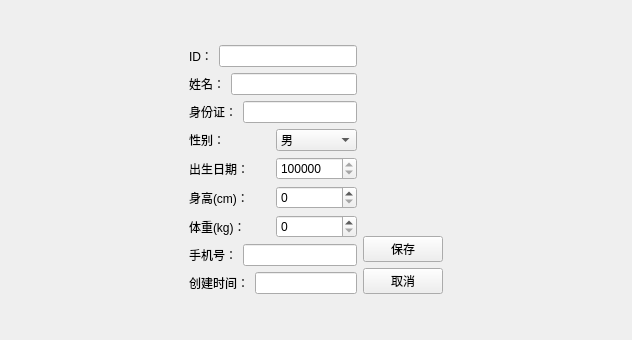
<?xml version="1.0" encoding="UTF-8"?>
<ui version="4.0">
 <class>PatientEditView</class>
 <widget class="QWidget" name="PatientEditView">
  <property name="geometry">
   <rect>
    <x>0</x>
    <y>0</y>
    <width>632</width>
    <height>340</height>
   </rect>
  </property>
  <property name="windowTitle">
   <string>编辑患者信息</string>
  </property>
  <layout class="QVBoxLayout" name="verticalLayout_4">
   <item>
    <spacer name="verticalSpacer_3">
     <property name="orientation">
      <enum>Qt::Orientation::Vertical</enum>
     </property>
     <property name="sizeHint" stdset="0">
      <size>
       <width>20</width>
       <height>56</height>
      </size>
     </property>
    </spacer>
   </item>
   <item>
    <layout class="QHBoxLayout" name="horizontalLayout_10">
     <item>
      <spacer name="horizontalSpacer">
       <property name="orientation">
        <enum>Qt::Orientation::Horizontal</enum>
       </property>
       <property name="sizeType">
        <enum>QSizePolicy::Policy::Fixed</enum>
       </property>
       <property name="sizeHint" stdset="0">
        <size>
         <width>178</width>
         <height>20</height>
        </size>
       </property>
      </spacer>
     </item>
     <item>
      <layout class="QHBoxLayout" name="horizontalLayout_8">
       <item>
        <layout class="QVBoxLayout" name="verticalLayout_2">
         <item>
          <layout class="QHBoxLayout" name="horizontalLayout">
           <item>
            <widget class="QLabel" name="label">
             <property name="text">
              <string>ID：</string>
             </property>
            </widget>
           </item>
           <item>
            <widget class="QLineEdit" name="dbEditID"/>
           </item>
          </layout>
         </item>
         <item>
          <layout class="QHBoxLayout" name="horizontalLayout_2">
           <item>
            <widget class="QLabel" name="label_3">
             <property name="text">
              <string>姓名：</string>
             </property>
            </widget>
           </item>
           <item>
            <widget class="QLineEdit" name="dbEditName"/>
           </item>
          </layout>
         </item>
         <item>
          <layout class="QHBoxLayout" name="horizontalLayout_3">
           <item>
            <widget class="QLabel" name="label_2">
             <property name="text">
              <string>身份证：</string>
             </property>
            </widget>
           </item>
           <item>
            <widget class="QLineEdit" name="dbEditIDCard"/>
           </item>
          </layout>
         </item>
         <item>
          <layout class="QHBoxLayout" name="horizontalLayout_9">
           <item>
            <widget class="QLabel" name="label_8">
             <property name="text">
              <string>性别：</string>
             </property>
            </widget>
           </item>
           <item>
            <widget class="QComboBox" name="dbEditSex">
             <item>
              <property name="text">
               <string>男</string>
              </property>
             </item>
             <item>
              <property name="text">
               <string>女</string>
              </property>
             </item>
            </widget>
           </item>
          </layout>
         </item>
         <item>
          <layout class="QHBoxLayout" name="horizontalLayout_4">
           <item>
            <widget class="QLabel" name="label_5">
             <property name="text">
              <string>出生日期：</string>
             </property>
            </widget>
           </item>
           <item>
            <widget class="QSpinBox" name="dbEditDOB">
             <property name="minimum">
              <number>20000000</number>
             </property>
             <property name="maximum">
              <number>30000000</number>
             </property>
             <property name="value">
              <number>20000000</number>
             </property>
            </widget>
           </item>
          </layout>
         </item>
         <item>
          <layout class="QHBoxLayout" name="horizontalLayout_5">
           <item>
            <widget class="QLabel" name="label_6">
             <property name="text">
              <string>身高(cm)：</string>
             </property>
            </widget>
           </item>
           <item>
            <widget class="QSpinBox" name="dbEditHeight">
             <property name="maximum">
              <number>300</number>
             </property>
            </widget>
           </item>
          </layout>
         </item>
         <item>
          <layout class="QHBoxLayout" name="horizontalLayout_6">
           <item>
            <widget class="QLabel" name="label_7">
             <property name="text">
              <string>体重(kg)：</string>
             </property>
            </widget>
           </item>
           <item>
            <widget class="QSpinBox" name="dbEditWeight">
             <property name="maximum">
              <number>200</number>
             </property>
            </widget>
           </item>
          </layout>
         </item>
         <item>
          <layout class="QHBoxLayout" name="horizontalLayout_7">
           <item>
            <widget class="QLabel" name="label_4">
             <property name="text">
              <string>手机号：</string>
             </property>
            </widget>
           </item>
           <item>
            <widget class="QLineEdit" name="dbEditMobilephone">
             <property name="echoMode">
              <enum>QLineEdit::EchoMode::Normal</enum>
             </property>
            </widget>
           </item>
          </layout>
         </item>
         <item>
          <layout class="QHBoxLayout" name="horizontalLayout_15">
           <item>
            <widget class="QLabel" name="label_9">
             <property name="text">
              <string>创建时间：</string>
             </property>
            </widget>
           </item>
           <item>
            <widget class="QLineEdit" name="dbEditCratedTimestamp"/>
           </item>
          </layout>
         </item>
        </layout>
       </item>
       <item>
        <layout class="QVBoxLayout" name="verticalLayout_3">
         <item>
          <spacer name="verticalSpacer">
           <property name="orientation">
            <enum>Qt::Orientation::Vertical</enum>
           </property>
           <property name="sizeType">
            <enum>QSizePolicy::Policy::Expanding</enum>
           </property>
           <property name="sizeHint" stdset="0">
            <size>
             <width>20</width>
             <height>40</height>
            </size>
           </property>
          </spacer>
         </item>
         <item>
          <layout class="QVBoxLayout" name="verticalLayout">
           <item>
            <widget class="QPushButton" name="pushButton">
             <property name="text">
              <string>保存</string>
             </property>
            </widget>
           </item>
           <item>
            <widget class="QPushButton" name="pushButton_2">
             <property name="text">
              <string>取消</string>
             </property>
            </widget>
           </item>
          </layout>
         </item>
        </layout>
       </item>
      </layout>
     </item>
     <item>
      <spacer name="horizontalSpacer_2">
       <property name="orientation">
        <enum>Qt::Orientation::Horizontal</enum>
       </property>
       <property name="sizeType">
        <enum>QSizePolicy::Policy::Fixed</enum>
       </property>
       <property name="sizeHint" stdset="0">
        <size>
         <width>178</width>
         <height>20</height>
        </size>
       </property>
      </spacer>
     </item>
    </layout>
   </item>
   <item>
    <spacer name="verticalSpacer_2">
     <property name="orientation">
      <enum>Qt::Orientation::Vertical</enum>
     </property>
     <property name="sizeHint" stdset="0">
      <size>
       <width>20</width>
       <height>56</height>
      </size>
     </property>
    </spacer>
   </item>
  </layout>
 </widget>
 <resources/>
 <connections/>
</ui>
